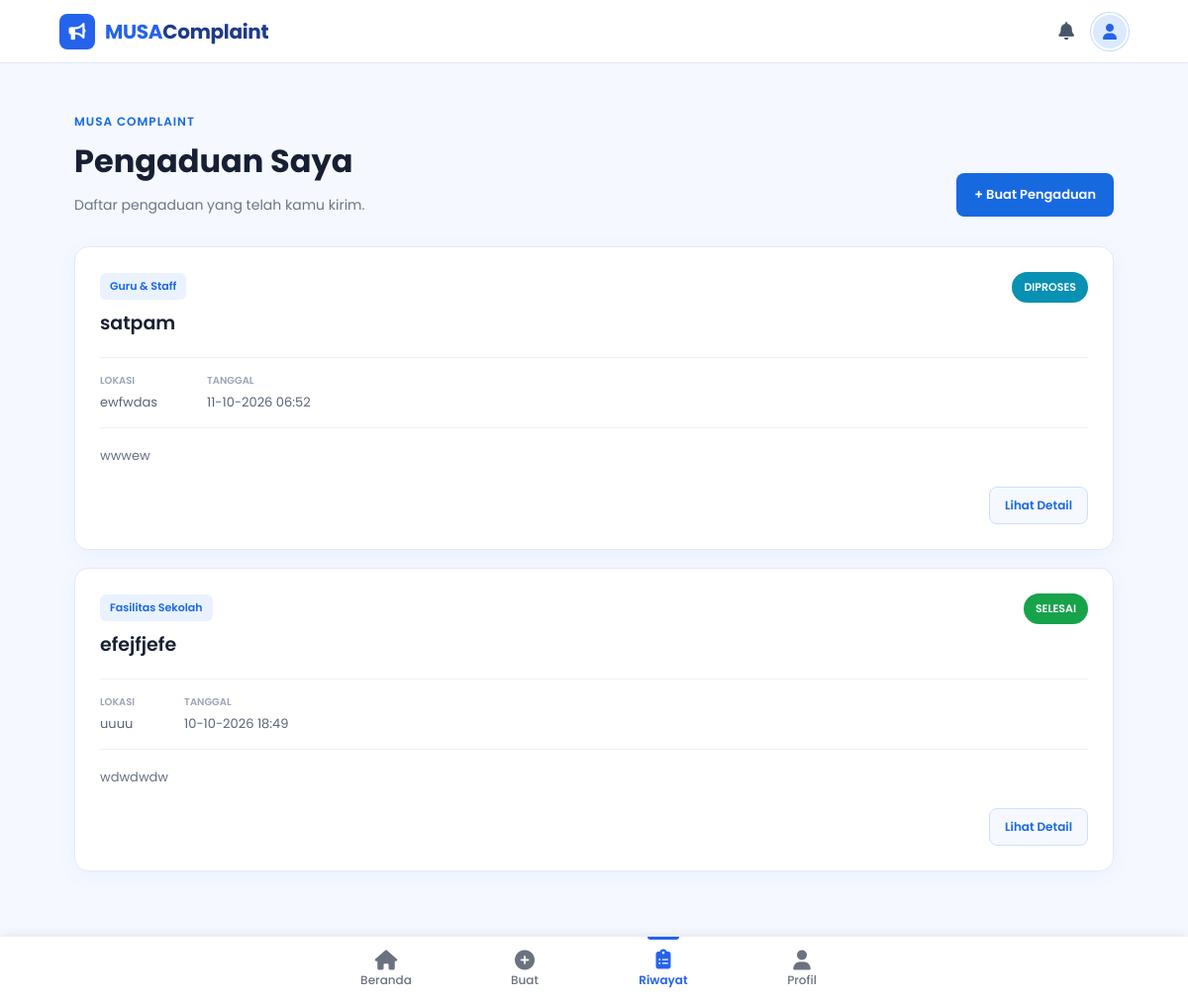
Screenshot of /siswa/pengaduan_saya.php (signed in) with the database file from the repository.
### tables this page shows
CREATE TABLE `pengaduan` (
  `id_pengaduan` int UNSIGNED NOT NULL,
  `id_siswa` int UNSIGNED NOT NULL,
  `id_kategori` int UNSIGNED NOT NULL,
  `id_status` int UNSIGNED NOT NULL,
  `judul` varchar(200) NOT NULL,
  `isi_pengaduan` text NOT NULL,
  `lokasi` varchar(255) DEFAULT NULL,
  `created_at` timestamp NULL DEFAULT CURRENT_TIMESTAMP,
  `updated_at` timestamp NULL DEFAULT CURRENT_TIMESTAMP ON UPDATE CURRENT_TIMESTAMP,
  `dilihat_siswa_at` datetime DEFAULT NULL
);

CREATE TABLE `kategori` (
  `id_kategori` int UNSIGNED NOT NULL,
  `nama_kategori` varchar(100) NOT NULL,
  `deskripsi` text
);

CREATE TABLE `status_pengaduan` (
  `id_status` int UNSIGNED NOT NULL,
  `nama_status` varchar(50) NOT NULL,
  `deskripsi` text
);

### siswa/pengaduan_saya.php (the view, shortened to what this page needs)
<?php
require_once "../config/database.php";
$id_siswa = $_SESSION["user_id"];
if (!function_exists("kelasBadgeStatus")) {
    function kelasBadgeStatus($nama_status)
    {
        switch (strtolower(trim($nama_status))) {
            case "diproses":
        case "ditanggapi":
                return "bg-info text-white";
            case "selesai":
                return "bg-success text-white";
        }
    }
}
$stmt = $conn->prepare("
    SELECT
        p.id_pengaduan,
        p.id_status,
        p.judul,
        p.isi_pengaduan,
        p.lokasi,
        p.created_at,
        k.nama_kategori,
        s.nama_status,
        /* 1 = ada pembaruan admin yang belum dibuka siswa */
        (
            p.updated_at > COALESCE(p.dilihat_siswa_at, p.created_at)
            OR EXISTS (
                SELECT 1
                FROM tanggapan t
                WHERE t.id_pengaduan = p.id_pengaduan
                AND COALESCE(t.pengirim, 'admin') <> 'siswa'
                AND t.created_at > COALESCE(p.dilihat_siswa_at, p.created_at)
            )
        ) AS belum_dibaca
    FROM pengaduan p
    JOIN kategori k
        ON p.id_kategori = k.id_kategori
    JOIN status_pengaduan s
        ON p.id_status = s.id_status
    WHERE p.id_siswa = ?
    ORDER BY p.created_at DESC
");
$stmt->bind_param("i", $id_siswa);
$stmt->execute();
$result = $stmt->get_result();
?>
<!DOCTYPE html>
<html lang="id">
<head>
    <link
        rel="stylesheet"
        href="../asests/css/pengaduan_saya.css"
    >
</head>
<body>
<main class="container">
    <div class="header">
        <div>
            <p>MUSA COMPLAINT</p>
            <h1>Pengaduan Saya</h1>
            <span>
                Daftar pengaduan yang telah kamu kirim.
            </span>
        </div>
        <a
            href="buat_pengaduan.php"
            class="button"
        >
            + Buat Pengaduan
        </a>
    </div>
    <div class="list">
        <?php if ($result->num_rows > 0): ?>
            <?php while ($row = $result->fetch_assoc()): ?>
                <div class="card">
                    <div class="card-header">
                        <div>
                            <span class="category">
                                <?= htmlspecialchars($row["nama_kategori"]); ?>
                            </span>
                            <h2>
                                <?= htmlspecialchars($row["judul"]); ?>
                            </h2>
                        </div>
                        <span class="status <?= kelasBadgeStatus($row["nama_status"]); ?>">
                            <?= htmlspecialchars($row["nama_status"]); ?>
                        </span>
                    </div>
                    <div class="info">
                        <div>
                            <small>Lokasi</small>
                            <p>
                                <?= htmlspecialchars($row["lokasi"]); ?>
                            </p>
                        </div>
                        <div>
                            <small>Tanggal</small>
                            <p>
                                <?= date(
                                    "d-m-Y H:i",
                                    strtotime($row["created_at"])
                                ); ?>
                            </p>
                        </div>
                    </div>
                    <p class="description">
                        <?= htmlspecialchars(
                            mb_strimwidth(
                                $row["isi_pengaduan"],
                                0,
                                180,
                                "..."
                            )
                        ); ?>
                    </p>
                    <div class="card-footer">
                        <a
                            href="detail_pengaduan.php?id=<?= $row["id_pengaduan"]; ?>"
                            class="detail"
                        >
                            Lihat Detail
                        </a>
                    </div>
                </div>
            <?php endwhile; ?>
        <?php endif; ?>
    </div>
</main>
<?php include "bottom-nav.php"; ?>
</body>
</html>

### asests/css/pengaduan_saya.css (style rules this page uses)
* { margin: 0; padding: 0; box-sizing: border-box; }
body { font-family: "Poppins", Arial, sans-serif; background: #f5f8ff; color: #172033; }
.container { max-width: 1100px; margin: auto; padding: 50px 25px; }
.header { display: flex; align-items: flex-end; justify-content: space-between; gap: 20px; margin-bottom: 30px; }
.header p { color: #1769e0; font-size: 12px; font-weight: 600; letter-spacing: 1px; margin-bottom: 7px; }
.header h1 { font-size: 32px; margin-bottom: 7px; }
.header span { color: #6b7688; font-size: 14px; }
.button { display: inline-flex; align-items: center; justify-content: center; background: #1769e0; color: white; text-decoration: none; padding: 12px 18px; border-radius: 8px; font-size: 13px; font-weight: 600; transition: 0.2s; }
.list { display: flex; flex-direction: column; gap: 18px; }
.card { background: white; border: 1px solid #e3e9f3; border-radius: 14px; padding: 25px; box-shadow: 0 5px 20px rgba(23, 105, 224, 0.05); }
.card-header { display: flex; justify-content: space-between; align-items: flex-start; gap: 20px; }
.category { display: inline-block; background: #eaf2ff; color: #1769e0; padding: 5px 10px; border-radius: 6px; font-size: 11px; font-weight: 600; margin-bottom: 9px; }
.card h2 { font-size: 19px; font-weight: 600; }
.status { background: #eef5ff; color: #1769e0; padding: 7px 12px; border-radius: 20px; font-size: 11px; font-weight: 600; white-space: nowrap; }
.info { display: flex; gap: 50px; margin-top: 20px; padding: 15px 0; border-top: 1px solid #edf1f7; border-bottom: 1px solid #edf1f7; }
.info small { display: block; color: #9aa5b5; font-size: 10px; font-weight: 600; text-transform: uppercase; margin-bottom: 4px; }
.info p { color: #596579; font-size: 13px; }
.description { color: #667085; font-size: 13px; line-height: 1.7; margin-top: 17px; }
.card-footer { display: flex; justify-content: flex-end; margin-top: 20px; }
.detail { color: #1769e0; background: #f5f9ff; border: 1px solid #cddfff; padding: 9px 15px; border-radius: 8px; text-decoration: none; font-size: 12px; font-weight: 600; transition: 0.2s; }
.status.bg-info { background: #0891b2; color: #ffffff; }
.status.bg-success { background: #16a34a; color: #ffffff; }
.status { position: relative; }

### asests/css/bottom-nav.css (style rules this page uses)
:root { --tb-height: 64px; --bn-height: 64px; --bn-active: #2563eb; --bn-inactive: #6b7280; }
body { padding-top: var(--tb-height); padding-bottom: calc(var(--bn-height) + env(safe-area-inset-bottom, 0px) + 16px); }

### rows the page displays
pengaduan: id_kategori.nama_kategori "Guru & Staff", judul "satpam", id_status.nama_status "DIPROSES", lokasi "ewfwdas", created_at "11-10-2026 06:52", isi_pengaduan "wwwew"
pengaduan: id_kategori.nama_kategori "Fasilitas Sekolah", judul "efejfjefe", id_status.nama_status "SELESAI", lokasi "uuuu", created_at "10-10-2026 18:49", isi_pengaduan "wdwdwdw"

### other values shown
$label "Beranda"
$label "Buat"
$label "Riwayat"
$label "Profil"
